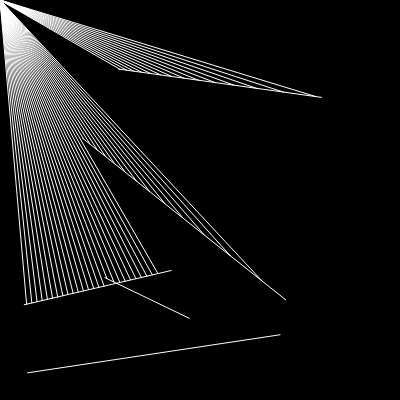
Frame 1 (no input)
Frame 60 (no input): identical to frame 1, image omitted
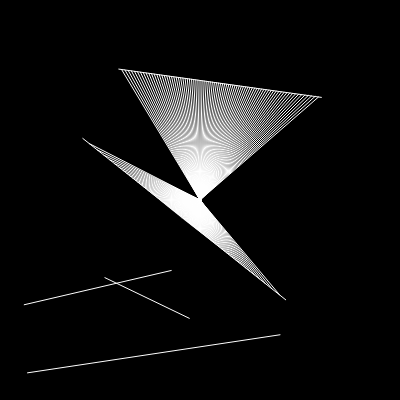
Frame 120 (the mouse pressed at the canvas centre since frame 60)

The p5.js sketch that drew these frames (run headless with seeded random() and noise() and a simulated clock; from frame 60 on, the mouse is pressed at the canvas centre):

// p5.js sketch
// ── sketch.js
let walls = [];
let ray;
let particle;

function setup(){
    createCanvas(400,400);
    for (let i =0; i<5; i++){
        let x1 = random(width);
        let x2 = random(width);
        let y1 = random(height);
        let y2 = random(height);
        walls[i] = new Boundary(x1, y1, x2, y2);        
    }
    particle = new Particle();
}

function draw(){
    background(0);
    for (let wall of walls){
        wall.show();
    }
    particle.update(mouseX, mouseY);
    particle.show();
    particle.drawRays(walls);
}
// ── boundary.js
class Boundary{
    constructor(x1, y1, x2, y2){
        this.a = createVector(x1, y1);
        this.b = createVector(x2, y2);
    }

    show(){
        stroke(255);
        line(this.a.x, this.a.y, this.b.x, this.b.y);
    }
}
// ── particle.js
class Particle{
    constructor(){
        this.pos = createVector(width / 2, height / 2);
        this.rays = [];
        for (let a=0; a<360; a+=1){
            this.rays.push(new Ray(this.pos, radians(a)));
        }
    }


    show(){
        fill(255);
        for (let ray of this.rays){
            ray.show();
        }
    }

    drawRays(walls){
        for (let ray of this.rays){
            // if ray cross walls we found closest intersection
            // and then draw line 
            let closestRay = null;
            let record = Infinity;
            for (let wall of walls){
                const pt = ray.checkIntersection(wall);
                if (pt){
                    const d =  p5.Vector.dist(this.pos, pt);
                    if (d < record){
                        record = d;
                        closestRay = pt;
                    }                 
                }
            }
            if (closestRay){
                line(this.pos.x, this.pos.y, closestRay.x, closestRay.y);
            }
        }
    }

    update(x, y){
        this.pos.set(x, y);
    }
}
// ── ray.js
class Ray{
    constructor(pos, angle){
        this.pos = pos;
        this.dir = p5.Vector.fromAngle(angle);
    }
    
    show() {
      stroke(255);
      push();
      translate(this.pos.x, this.pos.y);
      line(0, 0, this.dir.x, this.dir.y);
      pop();
    }

    checkIntersection(wall){
        // look at https://en.wikipedia.org/wiki/Line%E2%80%93line_intersection
        //
        const x1 = wall.a.x;
        const y1 = wall.a.y;
        const x2 = wall.b.x;
        const y2 = wall.b.y;
    
        const x3 = this.pos.x;
        const y3 = this.pos.y;
        const x4 = this.pos.x + this.dir.x;
        const y4 = this.pos.y + this.dir.y;
    
        const den = (x1 - x2) * (y3 - y4) - (y1 - y2) * (x3 - x4);
        // here we check if the determinant vanishes
        // in this case, the beam and the wall are parallel
        if (den == 0) { 
          return;
        }
    
        const t = ((x1 - x3) * (y3 - y4) - (y1 - y3) * (x3 - x4)) / den;
        const u = -((x1 - x2) * (y1 - y3) - (y1 - y2) * (x1 - x3)) / den;
        if (t > 0 && t < 1 && u > 0) {
          const pt = createVector();
          pt.x = x1 + t * (x2 - x1);
          pt.y = y1 + t * (y2 - y1);
          // or we can use the variable u
          // pt.x = x3 + u * (x4 - x3);
          // pt.y = y3 + u * (y4 - y3);
          return pt;
        } else {
          return;
        }
    }
}
